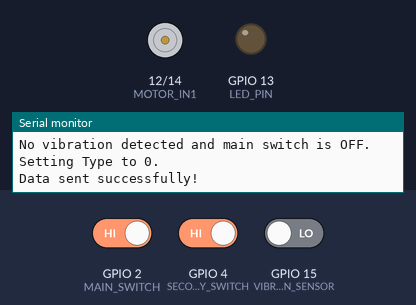
The sketch below on a simulated ESP32. On the bench: motor-driver pin pairs drawn as motors (green arrow = first pin HIGH = forward, orange = second pin HIGH = backward, longer = more drive), output pins drawn as LEDs (lit = HIGH), the last lines printed to the serial monitor. The inputs (shaded band) are chosen by the test bench; at power-on: GPIO 2 (MAIN_SWITCH) HIGH, GPIO 4 (SECONDARY_SWITCH) HIGH, GPIO 15 (VIBRATION_SENSOR) LOW. WiFi joins after 1.5 s; servers stay silent unless stated; random numbers use the default seed unless the sketch sets one.

Above: at 12.4 s.
12.5 s: GPIO 2 (MAIN_SWITCH) driven LOW and GPIO 4 (SECONDARY_SWITCH) driven LOW
At 13.6 s:
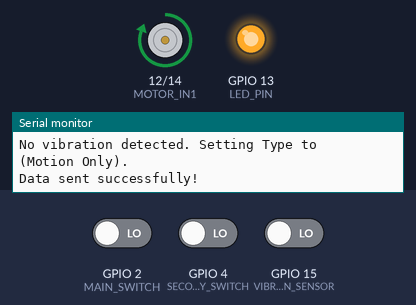
14.4 s: GPIO 2 (MAIN_SWITCH) driven HIGH
At 16.1 s:
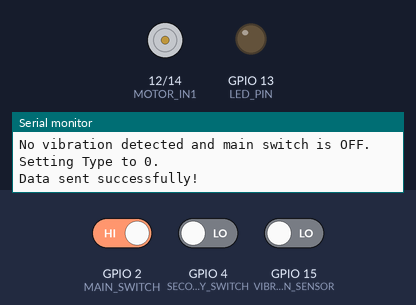
16.8 s: GPIO 2 (MAIN_SWITCH) driven LOW
At 18.2 s:
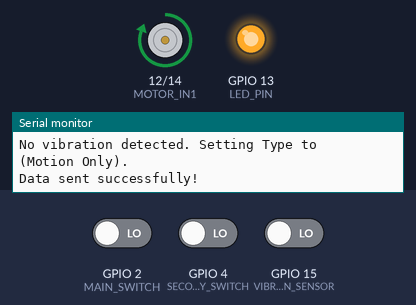
Timing chart, 0 to 19.8 s (numbered marks = the images above; inputs shaded):
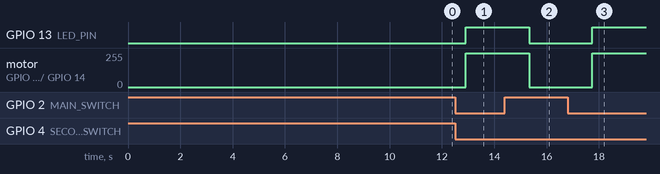

The sketch:

current_viberation.ino
```cpp
#include <WiFi.h>
#include <FirebaseESP32.h>

// WiFi credentials
#define WIFI_SSID "Prakash"                 // Your WiFi SSID
#define WIFI_PASSWORD "1234567890"         // Your WiFi Password

// Firebase credentials
#define FIREBASE_HOST "https://museum-d67ee-default-rtdb.firebaseio.com/"  // Firebase URL
#define FIREBASE_AUTH "HoK1IFj2eIqYsaHFVxZ54w3FH0RITWqhFe6EI9dF"           // Firebase secret key

// Define pins for components
#define MAIN_SWITCH 2       // Rocker switch pin
#define SECONDARY_SWITCH 4  // Push button pin
#define MOTOR_IN1 12        // Motor direction pin 1
#define MOTOR_IN2 14        // Motor direction pin 2
#define LED_PIN 13          // LED pin
#define VIBRATION_SENSOR 15 // Vibration sensor pin

// Firebase objects
FirebaseData firebaseData;
FirebaseConfig firebaseConfig;
FirebaseAuth firebaseAuth;

// Variables
float currentValue = 0.0;    // Placeholder for current value
String machine_id = "";      // Random machine ID
String floorLevel = "1st Floor";
int type = 2;                // Type: 1 (Motion Only), 2 (Current + Vibration)

void setup() {
  Serial.begin(9600);

  // Pin modes
  pinMode(MAIN_SWITCH, INPUT_PULLUP);
  pinMode(SECONDARY_SWITCH, INPUT_PULLUP);
  pinMode(VIBRATION_SENSOR, INPUT);
  pinMode(MOTOR_IN1, OUTPUT);
  pinMode(MOTOR_IN2, OUTPUT);
  pinMode(LED_PIN, OUTPUT);

  // Ensure motor and LED are off initially
  digitalWrite(MOTOR_IN1, LOW);
  digitalWrite(MOTOR_IN2, LOW);
  digitalWrite(LED_PIN, LOW);

  // Random seed initialization
  randomSeed(analogRead(0));
  machine_id = "Machine " + String(random(1, 11)); // Random Machine ID between 1 and 10

  // Connect to WiFi
  WiFi.begin(WIFI_SSID, WIFI_PASSWORD);
  while (WiFi.status() != WL_CONNECTED) {
    delay(1000);
    Serial.println("Connecting to WiFi...");
  }
  Serial.println("Connected to WiFi");

  // Firebase setup
  firebaseConfig.host = FIREBASE_HOST;
  firebaseConfig.signer.tokens.legacy_token = FIREBASE_AUTH;
  Firebase.begin(&firebaseConfig, &firebaseAuth);
  Firebase.reconnectWiFi(true);

  Serial.println("Setup complete. Waiting for input...");
}

void loop() {
  // Read the state of the switches and vibration sensor
  bool mainSwitchState = digitalRead(MAIN_SWITCH) == LOW;           // Rocker switch ON
  bool secondarySwitchState = digitalRead(SECONDARY_SWITCH) == LOW; // Push button pressed
  bool vibrationState = digitalRead(VIBRATION_SENSOR) == HIGH;      // Vibration detected

  // Default Type and Current values
  type = 0;
  currentValue = 0.0;

  if (mainSwitchState) {  // Main switch is ON
    Serial.println("Main switch is ON.");

    if (secondarySwitchState) {
      // Secondary switch is ON, run motor and LED
      Serial.println("Secondary switch ON. Motor and LED activated.");
      digitalWrite(MOTOR_IN1, HIGH);
      digitalWrite(MOTOR_IN2, LOW); // Motor direction
      digitalWrite(LED_PIN, HIGH);

      // Generate random positive current value (0.01 to 0.99)
      currentValue = random(1, 100) / 100.0;

      // Set type based on vibration sensor
      if (vibrationState) {
        Serial.println("Vibration detected. Setting Type to 2 (Current + Vibration).");
        type = 2;  // Vibration and current detected
      } else {
        Serial.println("No vibration detected. Setting Type to  (Motion Only).");
        type = 2;  // Only current detected
      }

      // Send data to Firebase
      sendFirebaseData(currentValue, type, vibrationState);
    } else {
      // Secondary switch OFF: Motor and LED inactive
      Serial.println("Secondary switch OFF. Motor and LED inactive.");
      digitalWrite(MOTOR_IN1, LOW);
      digitalWrite(MOTOR_IN2, LOW);
      digitalWrite(LED_PIN, LOW);

      // Current remains 0.00
      if (vibrationState) {
        Serial.println("Vibration detected, but no current flow. Setting Type to 2.");
        type = 2;
      } else {
        Serial.println("No vibration detected and no current flow. Setting Type to 0.");
        type = 0;
      }
      sendFirebaseData(0.0, type, vibrationState);
    }
  } else {
    // Main switch is OFF: Turn off motor and LED
    Serial.println("Main switch is OFF. Motor and LED deactivated.");
    digitalWrite(MOTOR_IN1, LOW);
    digitalWrite(MOTOR_IN2, LOW);
    digitalWrite(LED_PIN, LOW);

    // Current remains 0.00
    if (vibrationState) {
      Serial.println("Vibration detected while main switch is OFF. Setting Type to 2.");
      type = 2;
    } else {
      Serial.println("No vibration detected and main switch is OFF. Setting Type to 0.");
      type = 0;
    }
    sendFirebaseData(0.0, type, vibrationState);
  }

  delay(1000); // Delay for stability and debounce handling
}

void sendFirebaseData(float current, int type, bool vibration) {
  // Determine working/not working status
  String workingStatus = (current > 0 && vibration) ? "Working" : "Defective";

  // Create JSON structure
  FirebaseJson json;
  json.set("Machine_id", machine_id);
  json.set("Floor", floorLevel);
  json.set("Type", type);
  json.set("Current", current);
  json.set("Vibration", vibration ? 1 : 0);
  json.set("Status", workingStatus);

  // Send data to Firebase
  if (Firebase.pushJSON(firebaseData, "/machine_data", json)) {
    Serial.println("Data sent successfully!");
    Serial.println(firebaseData.pushName());
  } else {
    Serial.println("Failed to send data.");
    Serial.println(firebaseData.errorReason());
  }
}
```

Measured:
- after the input at 12.5 s, GPIO 13 (LED_PIN): LOW → HIGH after 0.41 s; motor on GPIO 12 (MOTOR_IN1) / GPIO 14 (MOTOR_IN2): stopped → forward 255/255 after 0.41 s
- after the input at 14.4 s, GPIO 13 (LED_PIN): HIGH → LOW after 0.93 s; motor on GPIO 12 (MOTOR_IN1) / GPIO 14 (MOTOR_IN2): forward 255/255 → stopped after 0.93 s
- after the input at 16.8 s, GPIO 13 (LED_PIN): LOW → HIGH after 0.94 s; motor on GPIO 12 (MOTOR_IN1) / GPIO 14 (MOTOR_IN2): stopped → forward 255/255 after 0.94 s
